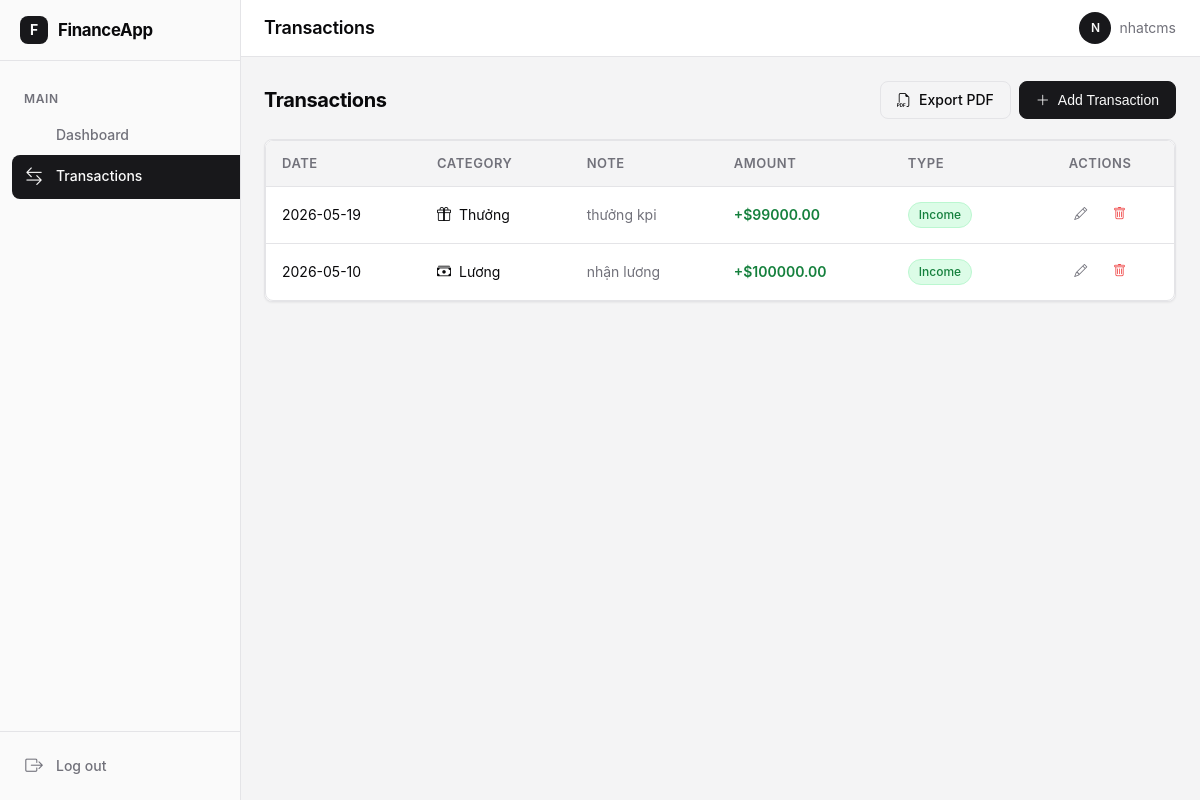
Page /transactions (signed in) on the earlier database version.
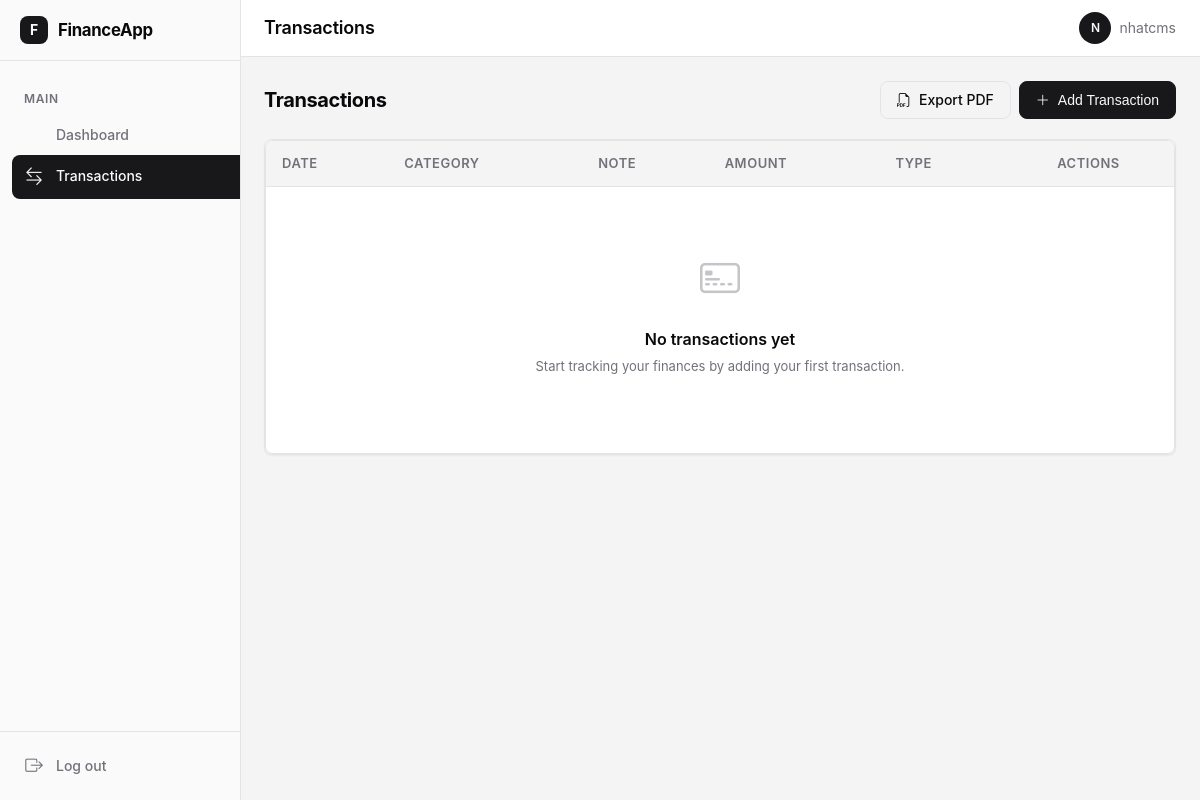
Same page on the later database version.
### models.py (models this page shows, shortened)
class User(UserMixin, db.Model):
    id = db.Column(db.Integer, primary_key=True)
    username = db.Column(db.String(64), index=True, unique=True)
    email = db.Column(db.String(120), index=True, unique=True)
    password_hash = db.Column(db.String(256))
    transactions = db.relationship('Transaction', backref='author', lazy='dynamic')

class Transaction(db.Model):
    id = db.Column(db.Integer, primary_key=True)
    user_id = db.Column(db.Integer, db.ForeignKey('user.id'))
    category_id = db.Column(db.Integer, db.ForeignKey('category.id'))
    amount = db.Column(db.Float)
    note = db.Column(db.String(200))
    date = db.Column(db.Date, index=True, default=datetime.utcnow().date)
    created_at = db.Column(db.DateTime, default=datetime.utcnow)

class Category(db.Model):
    id = db.Column(db.Integer, primary_key=True)
    name = db.Column(db.String(64))
    type = db.Column(db.String(20)) # 'Income' or 'Expense'
    icon = db.Column(db.String(64)) # Bootstrap icon name
    transactions = db.relationship('Transaction', backref='category', lazy='dynamic')

### app.py (the view)
@app.route('/transactions')
@login_required
def transactions():
    user_transactions = Transaction.query.filter_by(user_id=current_user.id).order_by(Transaction.date.desc()).all()
    categories = Category.query.all()
    return render_template('transactions.html', title='Transactions', transactions=user_transactions, categories=categories)

### models.py (called while the page is built)
@login.user_loader
def load_user(id):
    return User.query.get(int(id))

### templates/transactions.html (shortened to what this page needs)
{% extends "base.html" %}
{% block content %}
<div class="action-bar">
    <h2>Transactions</h2>
    <div class="action-bar-actions">
        <a href="{{ url_for('export_transactions_pdf') }}" class="btn btn-outline">
            <i class="bi bi-filetype-pdf"></i>
            Export PDF
        </a>
        <button type="button" class="btn btn-primary" onclick="openModal('addTransactionModal')">
            <i class="bi bi-plus-lg"></i>
            Add Transaction
        </button>
    </div>
</div>
<div class="card">
    <div class="table-container">
        <table>
            <thead>
                <tr>
                    <th>Date</th>
                    <th>Category</th>
                    <th>Note</th>
                    <th>Amount</th>
                    <th>Type</th>
                    <th class="text-center">Actions</th>
                </tr>
            </thead>
            <tbody>
                {% for txn in transactions %}
                <tr>
                    <td>{{ txn.date.strftime('%Y-%m-%d') }}</td>
                    <td>
                        <span class="flex items-center gap-2">
                            <i class="bi {{ txn.category.icon }}"></i>
                            {{ txn.category.name }}
                        </span>
                    </td>
                    <td class="text-muted">{{ txn.note or '—' }}</td>
                    <td class="{% if txn.category.type == 'Income' %}amount-positive{% else %}amount-negative{% endif %}">
                        {{ '+' if txn.category.type == 'Income' else '-' }}${{ "%.2f"|format(txn.amount) }}
                    </td>
                    <td>
                        <span class="badge {% if txn.category.type == 'Income' %}badge-income{% else %}badge-expense{% endif %}">
                            {{ txn.category.type }}
                        </span>
                    </td>
                    <td class="text-center">
                        <button class="btn btn-ghost btn-sm" title="Edit" onclick="openEditModal({{ txn.id }})">
                            <i class="bi bi-pencil"></i>
                        </button>
                        <button class="btn btn-ghost btn-sm" title="Delete" style="color: var(--destructive);" onclick="confirmDelete({{ txn.id }})">
                            <i class="bi bi-trash"></i>
                        </button>
                    </td>
                </tr>
                {% else %}
                <tr>
                    <td colspan="6">
                        <div class="empty-state">
                            <i class="bi bi-credit-card-2-front"></i>
                            <h4>No transactions yet</h4>
                            <p>Start tracking your finances by adding your first transaction.</p>
                        </div>
                    </td>
                </tr>
                {% endfor %}
            </tbody>
        </table>
    </div>
</div>
{% endblock %}

### templates/base.html (shortened to what this page needs)
<!DOCTYPE html>
<html lang="en">
<head>
    <link href="https://cdn.jsdelivr.net/npm/bootstrap-icons@1.11.3/font/bootstrap-icons.css" rel="stylesheet">
    <link href="{{ url_for('static', filename='css/style.css') }}" rel="stylesheet">
</head>
<body class="{% if request.endpoint in ['login', 'register'] %}auth-body{% endif %}">
<div class="app-layout">
    {% if request.endpoint not in ['login', 'register'] %}
    <aside class="sidebar" id="sidebar">
        <div class="sidebar-header">
            <div class="sidebar-logo-icon">F</div>
            <span class="sidebar-logo-text">FinanceApp</span>
        </div>
        <nav class="sidebar-nav">
            <div class="sidebar-section-label">Main</div>
            <a class="sidebar-link {% if request.endpoint == 'dashboard' %}active{% endif %}" href="{{ url_for('dashboard') }}">
                Dashboard
            </a>
            <a class="sidebar-link {% if request.endpoint == 'transactions' %}active{% endif %}" href="{{ url_for('transactions') }}">
                <i class="bi bi-arrow-left-right"></i>
                Transactions
            </a>
        </nav>
        <div class="sidebar-footer">
            <a class="sidebar-link" href="{{ url_for('logout') }}">
                <i class="bi bi-box-arrow-right"></i>
                Log out
            </a>
        </div>
    </aside>
    {% endif %}
    <main class="main-content">
        {% if request.endpoint not in ['login', 'register'] %}
        <header class="top-header">
            <div class="top-header-left">
                <h1 class="page-title">{{ title }}</h1>
            </div>
            <div class="top-header-right">
                <div class="user-badge">
                    <span class="user-avatar">{{ current_user.username[:1].upper() }}</span>
                    <span class="hidden-mobile">{{ current_user.username }}</span>
                </div>
            </div>
        </header>
        {% endif %}
        <div class="content-area {% if request.endpoint in ['login', 'register'] %}content-auth{% endif %}">
            {% block content %}{% endblock %}
        </div>
    </main>
</div>
</body>
</html>

Differences in the rows shown:
removed Transaction: date "2026-05-19", category.name "Thưởng", note "thưởng kpi", amount "99000.00", category.type "Income"
no longer on this page (row unchanged): Category: type "+"
removed Transaction: date "2026-05-10", category.name "Lương", note "nhận lương", amount "100000.00", category.type "Income"
no longer on this page (row unchanged): Category: type "+"
Other differences:
text now shown: "No transactions yet Start tracking your finances by adding your first transaction."
